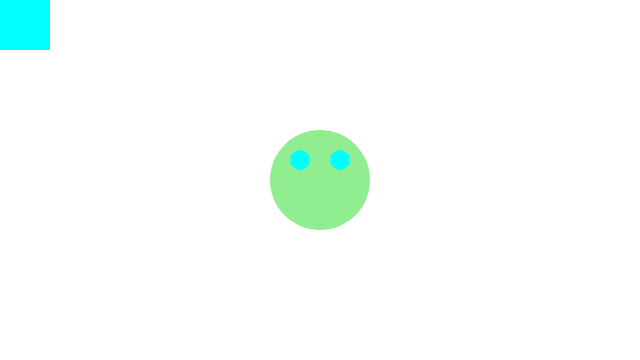
Frame 1 (no input)
Frame 60 (no input): identical to frame 1, image omitted
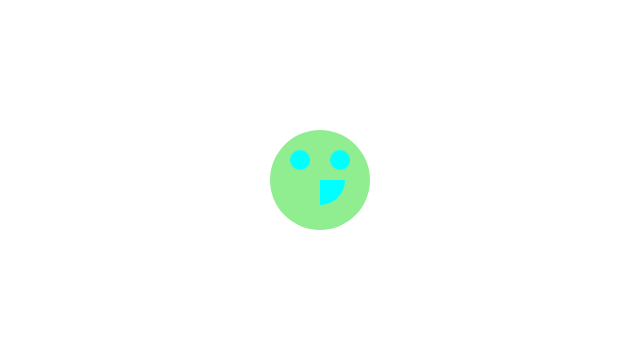
Frame 120 (the mouse pressed at the canvas centre since frame 60)

The p5.js sketch that drew these frames (run headless with seeded random() and noise() and a simulated clock; from frame 60 on, the mouse is pressed at the canvas centre):

// p5.js sketch
// ── sketch.js
var eyeColor;
function setup() {
	createCanvas(640, 360);
	noStroke();
	eyeColor = color(0, 255, 0);
}

function draw() {
	background("white");
	if (mouseX > 0 && mouseX < width/2 && mouseY > 0 && mouseY < height/2 ) {
		eyeColor = "black";
	} else if (mouseX > width/2 && mouseX < width && mouseY > 0 && mouseY < height/2) {
		eyeColor = color(255, 0, 255);
	} else if (mouseX > 0 && mouseX < width/2 && mouseY > height/2 && mouseY < height) {
		eyeColor = "green";
	} else {
		eyeColor = color(0,255,255);
	}
	
	fill("lightgreen");
	ellipse(width/2, height/2, 100);
	fill(eyeColor);
	var eyeOffset = 20;
	ellipse(width/2 - eyeOffset, height/2 - eyeOffset, 20);
	ellipse(width/2 + eyeOffset, height/2 - eyeOffset, 20);
	
	if (mouseX > width * 2/3) {
		ellipse(mouseX, mouseY, 50);
	} else if (mouseX > width/3 && mouseX < width * 2/3) {
		arc(mouseX, mouseY, 50, 50, 0, HALF_PI);
	} else {
		rect(mouseX, mouseY, 50, 50);
	}
}
	

	
	
